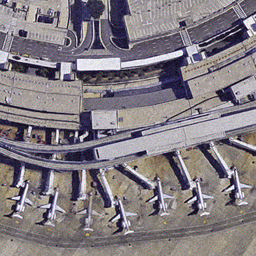
#> input picture assignment_2/Images/1.bmp, 256 x 256 px, shrunk from 720 x 720 before the run; its folder holds only this picture in this run
$ python question_1.py   (older library calls are emulated)
#> lines starting #> are read from the running program, lines starting #| are printed output that depends on the picture
### assignment_2/convert.py
import cv2 as cv
import numpy as np

"""
Scale de 128 usado, conforme a OpenCV utiliza:
https://docs.opencv.org/3.4.2/de/d25/imgproc_color_conversions.html#color_convert_rgb_ycrcb
"""


def rgb_to_ycrcb(img):
    height, width, channels = img.shape

    # np.int pois queremos que o sinal seja considerado aqui. Na main usamos np.uint8 para imagem_bordada.
    Y = np.zeros((height, width), dtype=np.int8)
    Cr = np.zeros((height, width), dtype=np.int8)
    Cb = np.zeros((height, width), dtype=np.int8)

    Y = 0.114 * img[:, :, 0] + 0.587 * img[:, :, 1] + 0.299 * img[:, :, 2]
    Cr = 0.713 * img[:, :, 2] - 0.713 * Y + 128
    Cb = 0.564 * img[:, :, 0] - 0.564 * Y + 128

    img[:, :, 0] = Y
    img[:, :, 1] = Cr
    img[:, :, 2] = Cb
    return img

def ycrcb_to_rgb(img):
    height, width, channels = img.shape

    R = np.zeros((height, width), dtype=np.int8)
    G = np.zeros((height, width), dtype=np.int8)
    B = np.zeros((height, width), dtype=np.int8)

    R = img[:, :, 0] + (1.403 * img[:, :, 1] - 1.403 * 128)
    G = img[:, :, 0] + (-0.714 * img[:, :, 1] + 0.714 * 128) + (-0.344 * img[:, :, 2] + 0.344 * 128)
    B = img[:, :, 0] + (1.773 * img[:, :, 2] - 1.773 * 128)

    img[:, :, 0] = B
    img[:, :, 1] = G
    img[:, :, 2] = R
    return img

### assignment_2/notch_filter.py
import numpy as np

def notch_pair(img, num_pairs, d_zero, uK, vK):
    height, width = img.shape
    # Crio duas matrizes para o Notch H+ e H- #
    h_plus  = np.ones((height, width), dtype=np.float16)
    h_minus = np.ones((height, width), dtype=np.float16)
    # Defino o centro #
    center = (height/2, width/2)
    # Para cada pixel aplico a equação de Notch ButterWorth #
    for i in range(height):
        for j in range(width):
            d_plus  = np.sqrt( (i - center[0] - uK)**2 + (j - center[1] - vK)**2)
            d_minus = np.sqrt( (i - center[0] + uK)**2 + (j - center[1] + vK)**2)

            h_plus[i, j]   = 1/(1 + (d_zero/d_plus)**(2*num_pairs))
            h_minus[i, j]  = 1/(1 + (d_zero/d_minus)**(2*num_pairs))

    return h_minus * h_plus

def notch_reject_filter(img, num_pairs):
    # Função para chamar os pares
    h_final = notch_pair(img, num_pairs, 15, 73.29, 73.528)
    h_final = h_final * notch_pair(img, num_pairs, 15, -73.29, 73.528)
    h_final = h_final * notch_pair(img, num_pairs, 5, 218.844, 73.528)
    h_final = h_final * notch_pair(img, num_pairs, 5, -218.844, 73.528)
    h_final = h_final * notch_pair(img, num_pairs, 5, 72.719, 219.47)
    h_final = h_final * notch_pair(img, num_pairs, 5, -72.719, 219.47)

    return h_final

### assignment_2/question_1.py
"""
Nome: Raphael Soares Ramos
Matrícula: 140160299

Leia o read_me.txt para mais informações.
"""

import argparse
import cv2 as cv
import numpy as np
from convert import *
from notch_filter import notch_reject_filter
import glob

def take_pixel(img, i, j):
    pixels = []
    pixels.append(img[i - 1, j + 1])
    pixels.append(img[i, j + 1])
    pixels.append(img[i + 1, j + 1])
    pixels.append(img[i - 1, j])
    pixels.append(img[i, j])
    pixels.append(img[i + 1, j])
    pixels.append(img[i - 1, j - 1])
    pixels.append(img[i, j - 1])
    pixels.append(img[i + 1, j - 1])

    return pixels

def filtro_mediana(img, w, h):
    for i in range(1, h):
        for j in range(1, w):
            lista_filtro = take_pixel(img, i, j)
            lista_filtro.sort()
            img[i, j] = lista_filtro[4]
    return img


def main():
    # Leio todas as imagens e salvo em uma lista
    image_list = [cv.imread(file) for file in glob.glob("Images/*.bmp")]
#> image_list = 1 item

    height, width, channels = image_list[0].shape
#> height = 256; width = 256; channels = 3
    # Crio uma imagem maior com zeros ao redor. uint16 para que não haja overflow!
    imagem_media = np.zeros((height, width), dtype = np.uint16)
    for img in image_list:
        aux = rgb_to_ycrcb(img)
        imagem_media += aux[:, :, 0]
#> this loop made 1 pass
#> (height in rgb_to_ycrcb, width in rgb_to_ycrcb, channels in rgb_to_ycrcb) on pass 1: (256, 256, 3)
#> pass 1, in main, `aux = rgb_to_ycrcb(img)`:
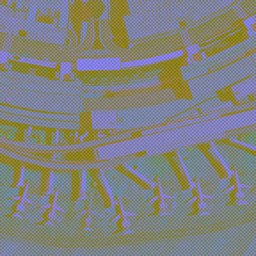
#> aux: shape (256, 256, 3); mean B, G, R 125.6, 130.4, 129.3

    # Pego a "imagem média" com os pixels acumulados
    imagem_media = imagem_media / len(image_list)
    cv.imwrite("media.bmp", imagem_media)
    aux_image = image_list[0]
    aux_image[:, :, 0] = np.copy(imagem_media)

    # Crio outra imagem que servirá como contorno
    imagem_bordada = np.full((height+2, width+2), 255, dtype = np.uint8)
    imagem_bordada[1:-1, 1:-1] = aux_image[:, :, 2]

    imagem_bordada = filtro_mediana(imagem_bordada, width, height)

    # Crio a "imagem mediana" para eliminar ruído salt and pepper
    imagem_mediana = imagem_bordada[1:-1, 1:-1]
    cv.imwrite("median_image.bmp", imagem_mediana)
    aux_image[:, :, 2] = np.copy(imagem_mediana)

    # Utilizo a transformada de Fourier na componente Cb da Imagem Atual para realizar a filtragem no domínio da freq. #
    fourier_image = np.fft.fft2(aux_image[:, :, 1])
    fourier_image_shift = np.fft.fftshift(fourier_image)
    # Espectro de Magnitude da componente Cb #
    magnitude_spectrum = 20 * np.log(np.abs(fourier_image_shift))
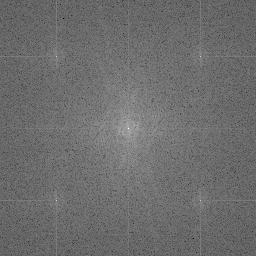
#> magnitude_spectrum: shape (256, 256) float64; min -47.75, max 319.2, mean 109.7; drawn with min black and max white
    cv.imwrite("magnitude_spectrum.bmp", magnitude_spectrum)
    # Realizo a filtragem Notch #
    h_final = notch_reject_filter(fourier_image_shift, 3)
#> call 2 of notch_pair, with img = array of shape (256, 256), num_pairs = 3, d_zero = 15, uK = -73.29, vK = 73.53
#> after the loop in notch_pair (call 2), `for i in range(height):`:
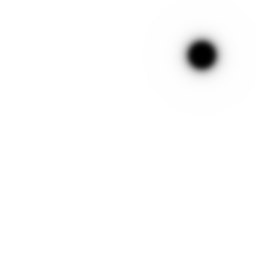
#> h_plus: shape (256, 256) float16; min 0, max 1, mean 0.987
#> after the loop in notch_pair (call 3), `for i in range(height):`: h_minus: shape (256, 256) float16; every value is 1
    temp = fourier_image_shift * h_final

    # Transformo a imagem de volta para o domínio do espaço #
    unshifted_temp = np.fft.ifftshift(temp)
    back_image = np.fft.ifft2(unshifted_temp)
    back_image = np.int8(np.abs(back_image))
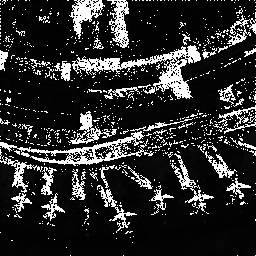
#> back_image: shape (256, 256) int8; min -128, max 127, mean -83.1; drawn with min black and max white

    # Segunda passada do filtro da Mediana #
    imagem_bordada[1:-1, 1:-1] = np.copy(back_image)
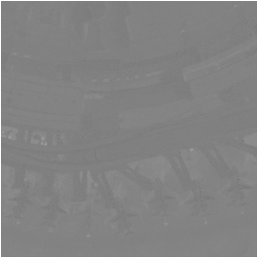
#> imagem_bordada: shape (258, 258); min 111, max 255, mean 131.8
    imagem_bordada = filtro_mediana(imagem_bordada, width, height)
    aux_image[:, :, 1] = imagem_bordada[1:-1, 1:-1]

    # Converto para RGB novamente e salvo a imagem final#
    # cv.imwrite("final_ycrcb_image.bmp", aux_image)
    ycrcb_to_rgb(aux_image)
#> in ycrcb_to_rgb, `B = img[:, :, 0] + (1.773 * img[:, :, 2] - 1.773 * 128)`:
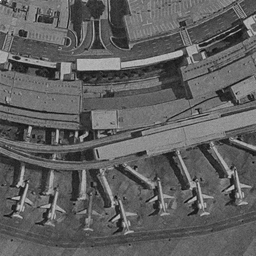
#> B: shape (256, 256) float64; min -7.18, max 352.2, mean 128.1; drawn with min black and max white
#> in ycrcb_to_rgb, `img[:, :, 2] = R`:
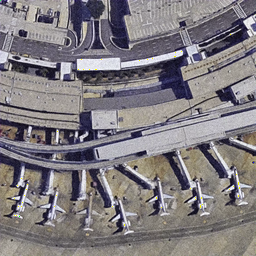
#> img: shape (256, 256, 3); mean B, G, R 127.4, 123.3, 127.9
    cv.imwrite("final_image.bmp", aux_image)
if __name__ == "__main__":
    main()
